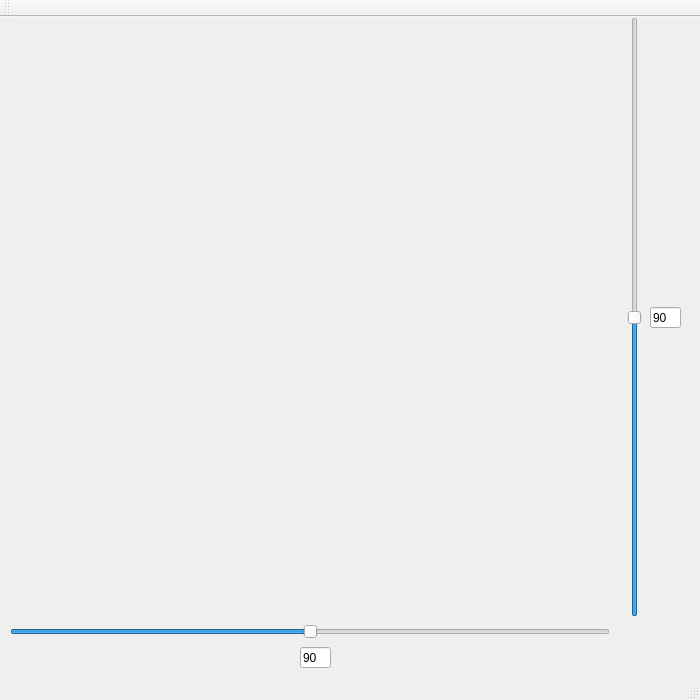
<?xml version="1.0" encoding="UTF-8"?>
<ui version="4.0">
 <class>MainWindow</class>
 <widget class="QMainWindow" name="MainWindow">
  <property name="geometry">
   <rect>
    <x>0</x>
    <y>0</y>
    <width>700</width>
    <height>700</height>
   </rect>
  </property>
  <property name="windowTitle">
   <string>MainWindow</string>
  </property>
  <widget class="QWidget" name="centralWidget">
   <widget class="QLabel" name="label">
    <property name="geometry">
     <rect>
      <x>10</x>
      <y>0</y>
      <width>600</width>
      <height>600</height>
     </rect>
    </property>
    <property name="text">
     <string/>
    </property>
   </widget>
   <widget class="QSlider" name="verticalSlider">
    <property name="geometry">
     <rect>
      <x>620</x>
      <y>0</y>
      <width>29</width>
      <height>600</height>
     </rect>
    </property>
    <property name="minimum">
     <number>-90</number>
    </property>
    <property name="maximum">
     <number>90</number>
    </property>
    <property name="orientation">
     <enum>Qt::Vertical</enum>
    </property>
   </widget>
   <widget class="QSlider" name="horizontalSlider">
    <property name="geometry">
     <rect>
      <x>10</x>
      <y>600</y>
      <width>600</width>
      <height>29</height>
     </rect>
    </property>
    <property name="minimum">
     <number>-90</number>
    </property>
    <property name="maximum">
     <number>90</number>
    </property>
    <property name="orientation">
     <enum>Qt::Horizontal</enum>
    </property>
   </widget>
   <widget class="QLineEdit" name="lineEdit">
    <property name="geometry">
     <rect>
      <x>300</x>
      <y>630</y>
      <width>31</width>
      <height>21</height>
     </rect>
    </property>
    <property name="text">
     <string>90</string>
    </property>
   </widget>
   <widget class="QLineEdit" name="lineEdit_2">
    <property name="geometry">
     <rect>
      <x>650</x>
      <y>290</y>
      <width>31</width>
      <height>21</height>
     </rect>
    </property>
    <property name="text">
     <string>90</string>
    </property>
   </widget>
  </widget>
  <widget class="QMenuBar" name="menuBar">
   <property name="geometry">
    <rect>
     <x>0</x>
     <y>0</y>
     <width>700</width>
     <height>25</height>
    </rect>
   </property>
  </widget>
  <widget class="QToolBar" name="mainToolBar">
   <attribute name="toolBarArea">
    <enum>TopToolBarArea</enum>
   </attribute>
   <attribute name="toolBarBreak">
    <bool>false</bool>
   </attribute>
  </widget>
  <widget class="QStatusBar" name="statusBar"/>
 </widget>
 <layoutdefault spacing="6" margin="11"/>
 <resources/>
 <connections/>
</ui>
